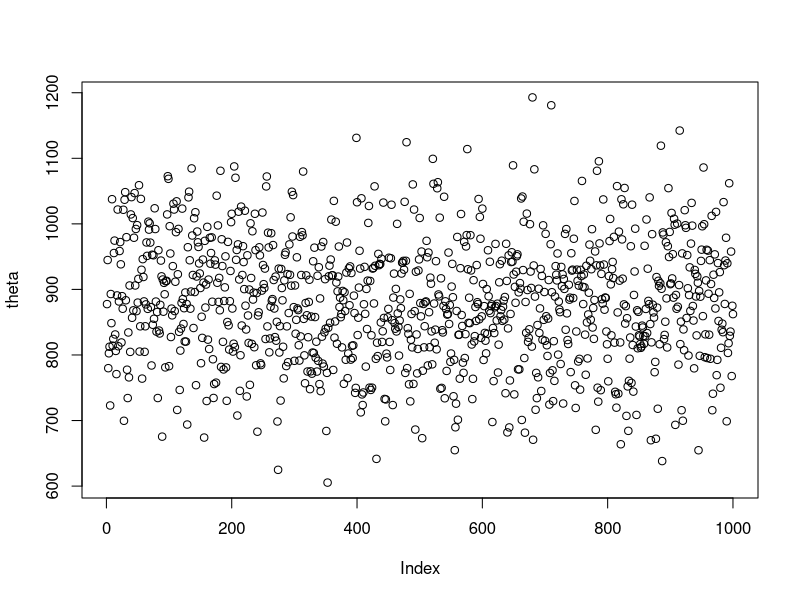

Generate this figure with R:
#12월 12일

#10.3절 The Gibbs Sampler

#실습
x <- c(91, 504, 557, 609, 693, 727, 803, 857, 929, 970, 1043, 1089, 1195, 1384, 1713)
n <- length(x)
xbar <- mean(x)
theta0 <- xbar
tau.sq <- var(x)
a <- (n-1)/2
b <- (n-1)*tau.sq/2
post.mean <- function(ss)
  (theta0*ss + xbar*n*tau.sq) / (ss + n*tau.sq)
post.sd <- function(ss) sqrt(ss*tau.sq / (ss + n*tau.sq))
post.a <- 0.5*n + a
post.b <- function(tt) 0.5*sum((x-tt)^2) + b

B <- 1000
theta = ssq = numeric(B)
theta[1] <- xbar
ssq[1] <- tau.sq
for (t in 1:(B-1)) {
  theta[t+1] <- rnorm(1, mean=post.mean(ssq[t]), sd=post.sd(ssq[t]))
  ssq[t+1] <- 1/rgamma(1, shape=post.a, rate=post.b(theta[t+1]))
}
plot(theta)
#95% 신뢰구간 구하기

# Gibbs Sampler: Example 7.3 in Robert and Casella (2009) 
x = c(91, 504, 557, 609, 693, 727, 803, 857, 929, 970, 1043, 1089, 1195, 1384, 1713) 
n = length(x)
xbar = mean(x) 
a = (n-1)/2
b = (n-1)*var(x)/2 
tau.sq = var(x)
theta.zero = mean(x) 
N = 5000
theta = sigma.sq = numeric(N) 
theta[1] = rnorm(1, mean=theta.zero, sd=sqrt(tau.sq)) 
sigma.sq[1] = 1/rgamma(1, a, b) 
cond.mean = function(s2) s2*theta.zero/(s2+n*tau.sq) + n*tau.sq*xbar/(s2+n*tau.sq) 
cond.sd = function(s2) sqrt(s2*tau.sq/(s2 + n*tau.sq)) 
cond.b = function(t) 0.5*sum((x-t)^2) + b
cond.a = 0.5*n + a
for (t in 1:(N-1)) {
  theta[t+1] = rnorm(1, cond.mean(sigma.sq[t]), cond.sd(sigma.sq[t])) 
  sigma.sq[t+1] = 1/rgamma(1, cond.a, cond.b(theta[t+1])) 
}
log(quantile(theta, c(0.05, 0.95))) 
log(sqrt((quantile(sigma.sq, c(0.05, 0.95)))))
log(quantile(theta[(N-999):N], c(0.05, 0.95))) 			# use only the last 1000 values 
log(sqrt((quantile(sigma.sq[(N-999):N], c(0.05, 0.95))))) 
log(t.test(x, conf.level=0.9)$conf.int) 			# Non-Bayesian interval based on t-dist
c(log(sqrt(((n-1)*var(x)/qchisq(0.95, df=n-1)))), log(sqrt(((n-1)*var(x)/qchisq(0.05,df=n-1)))))
								# Non-Bayesian interval based on chi-squared dist

